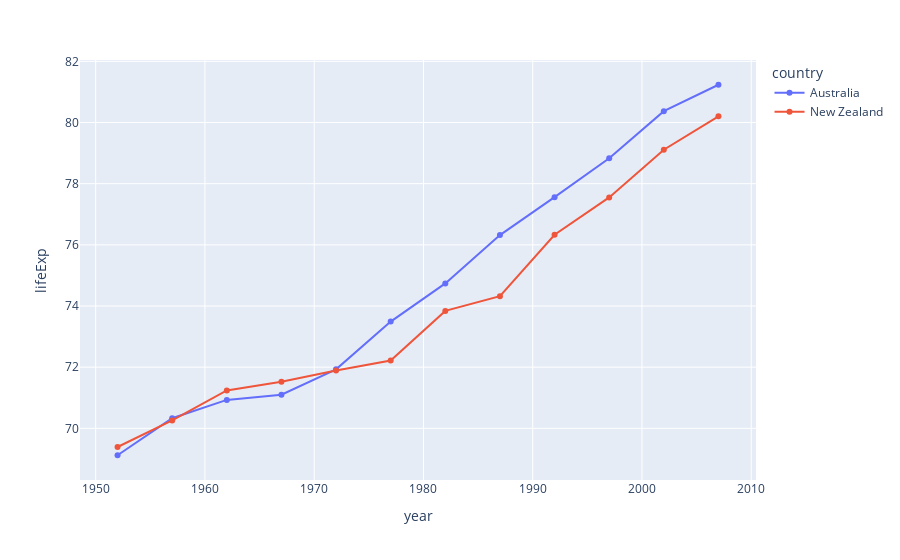
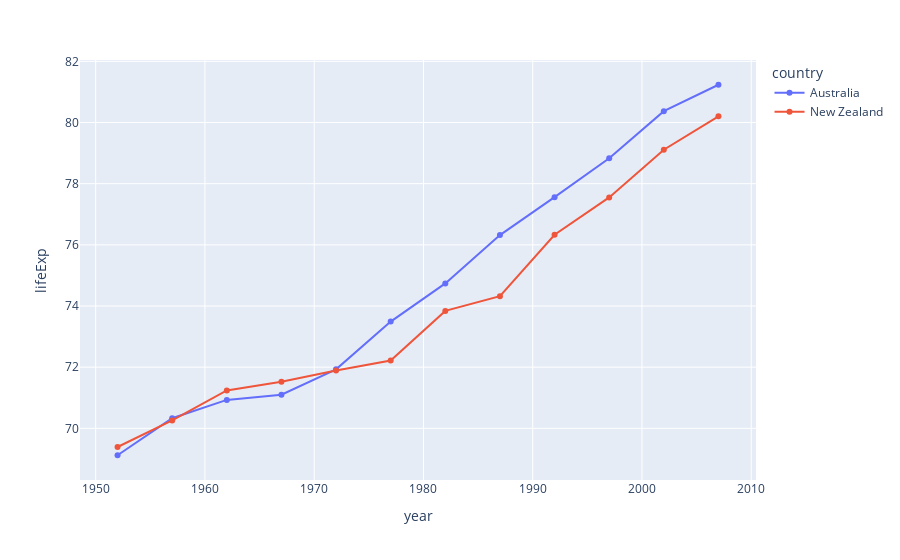
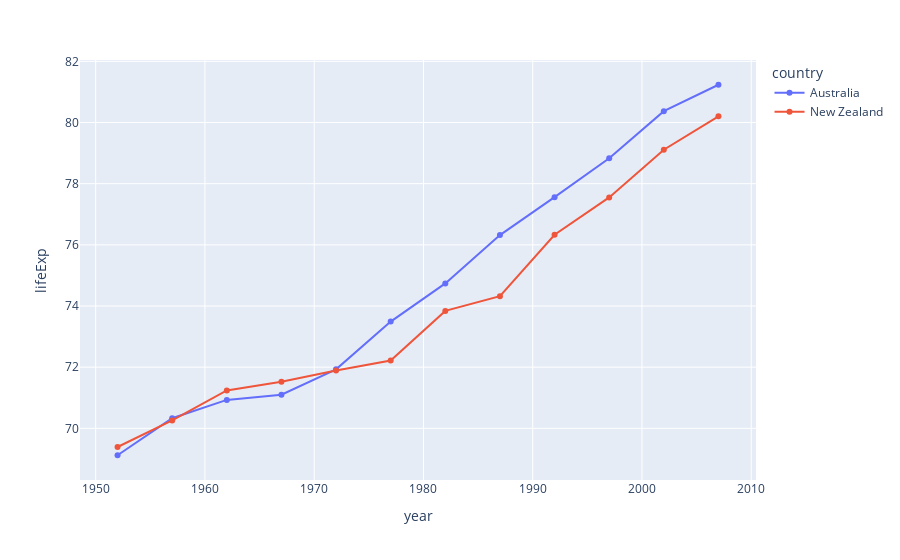

Notebook code for these charts, in order:
### Markdown cell above
## 01. Hover 설정 하기

사용자가 마우스 커서를 포인트 위로 이동했을때 설정한 정보가 나타나는 Hover 레이블

&nbsp;&nbsp;&nbsp;&nbsp;&nbsp;&nbsp;&nbsp;&nbsp;<img src = "https://wikidocs.net/images/page/186279/hover_6.png" width = "800" height = "400">

- Hover Label 종류 및 사용방법
    - Closest 방법(커서 바로 옆에 생성하기)
    - X or Y 위치(커서와 동일 축의 위치의 그래프정보 생성하기) `fig.update_layout(hovermode="x" or "y")`
    - Unified 모드 (커서와 동일 축의 위치의 그래프정보 생성하기) `fig.update_layout(hovermode="x unified" or "y unified")`
- Hover 스타일 편집하기

- Hover 텍스트 내용 편집하기
    
- 커서 따라 수평선/수직선 생성

### Code cell
''' Hover Label 종류 3 가지 사용 방법

Closest 방법 - 커서 바료 옆에 생성 ; 기본 설정 값 (따로 설정을 변경 x)
X or Y 위치 - 커서와 동일 축의 위치의 그래프정보 생성 `fig.update_layout(hovermode="x" or "y")`
Unified 모드 - 커서와 동일 축의 위치의 그래프정보 생성 `fig.update_layout(hovermode="x unified" or "y unified")`

'''
df = gapminder.query("continent == 'Oceania'")

#그래프 그리기
fig = px.line(df, x="year", y="lifeExp", color="country")
fig.update_traces(mode="markers+lines")
fig.show()

print('X or Y 위치')
fig.update_layout(hovermode="x")
fig.show()
display(Image.open(BytesIO(requests.get('https://wikidocs.net/images/page/186279/hover_2.png').content)).resize((1400,400)))


print(' Unified ; 커서와 동일 축의 위치의 그래프 정보 생성')
fig.update_layout(hovermode="x unified")
fig.show()
display(Image.open(BytesIO(requests.get('https://wikidocs.net/images/page/186279/hover_3.png').content)).resize((1400,400)))

### Figure 1 — Plotly figure (JSON) as saved in the notebook; plotly's stock layout.template omitted (floating-point values rounded to 4 significant figures)
{"data": [{"hovertemplate": "country=Australia<br>year=%{x}<br>lifeExp=%{y}<extra></extra>", "legendgroup": "Australia", "line": {"color": "#636efa", "dash": "solid"}, "marker": {"symbol": "circle"}, "mode": "markers+lines", "name": "Australia", "orientation": "v", "showlegend": true, "type": "scatter", "x": [1952, 1957, 1962, 1967, 1972, 1977, 1982, 1987, 1992, 1997, 2002, 2007], "xaxis": "x", "y": [69.12, 70.33, 70.93, 71.1, 71.93, 73.49, 74.74, 76.32, 77.56, 78.83, 80.37, 81.23], "yaxis": "y"}, {"hovertemplate": "country=New Zealand<br>year=%{x}<br>lifeExp=%{y}<extra></extra>", "legendgroup": "New Zealand", "line": {"color": "#EF553B", "dash": "solid"}, "marker": {"symbol": "circle"}, "mode": "markers+lines", "name": "New Zealand", "orientation": "v", "showlegend": true, "type": "scatter", "x": [1952, 1957, 1962, 1967, 1972, 1977, 1982, 1987, 1992, 1997, 2002, 2007], "xaxis": "x", "y": [69.39, 70.26, 71.24, 71.52, 71.89, 72.22, 73.84, 74.32, 76.33, 77.55, 79.11, 80.2], "yaxis": "y"}], "layout": {"legend": {"title": {"text": "country"}, "tracegroupgap": 0}, "margin": {"t": 60}, "xaxis": {"anchor": "y", "domain": [0, 1], "title": {"text": "year"}}, "yaxis": {"anchor": "x", "domain": [0, 1], "title": {"text": "lifeExp"}}}}

### Figure 2 — Plotly figure (JSON) as saved in the notebook; plotly's stock layout.template omitted (floating-point values rounded to 4 significant figures)
{"data": [{"hovertemplate": "country=Australia<br>year=%{x}<br>lifeExp=%{y}<extra></extra>", "legendgroup": "Australia", "line": {"color": "#636efa", "dash": "solid"}, "marker": {"symbol": "circle"}, "mode": "markers+lines", "name": "Australia", "orientation": "v", "showlegend": true, "type": "scatter", "x": [1952, 1957, 1962, 1967, 1972, 1977, 1982, 1987, 1992, 1997, 2002, 2007], "xaxis": "x", "y": [69.12, 70.33, 70.93, 71.1, 71.93, 73.49, 74.74, 76.32, 77.56, 78.83, 80.37, 81.23], "yaxis": "y"}, {"hovertemplate": "country=New Zealand<br>year=%{x}<br>lifeExp=%{y}<extra></extra>", "legendgroup": "New Zealand", "line": {"color": "#EF553B", "dash": "solid"}, "marker": {"symbol": "circle"}, "mode": "markers+lines", "name": "New Zealand", "orientation": "v", "showlegend": true, "type": "scatter", "x": [1952, 1957, 1962, 1967, 1972, 1977, 1982, 1987, 1992, 1997, 2002, 2007], "xaxis": "x", "y": [69.39, 70.26, 71.24, 71.52, 71.89, 72.22, 73.84, 74.32, 76.33, 77.55, 79.11, 80.2], "yaxis": "y"}], "layout": {"hovermode": "x", "legend": {"title": {"text": "country"}, "tracegroupgap": 0}, "margin": {"t": 60}, "xaxis": {"anchor": "y", "domain": [0, 1], "title": {"text": "year"}}, "yaxis": {"anchor": "x", "domain": [0, 1], "title": {"text": "lifeExp"}}}}

### Figure 3 — Plotly figure (JSON) as saved in the notebook; plotly's stock layout.template omitted (floating-point values rounded to 4 significant figures)
{"data": [{"hovertemplate": "country=Australia<br>year=%{x}<br>lifeExp=%{y}<extra></extra>", "legendgroup": "Australia", "line": {"color": "#636efa", "dash": "solid"}, "marker": {"symbol": "circle"}, "mode": "markers+lines", "name": "Australia", "orientation": "v", "showlegend": true, "type": "scatter", "x": [1952, 1957, 1962, 1967, 1972, 1977, 1982, 1987, 1992, 1997, 2002, 2007], "xaxis": "x", "y": [69.12, 70.33, 70.93, 71.1, 71.93, 73.49, 74.74, 76.32, 77.56, 78.83, 80.37, 81.23], "yaxis": "y"}, {"hovertemplate": "country=New Zealand<br>year=%{x}<br>lifeExp=%{y}<extra></extra>", "legendgroup": "New Zealand", "line": {"color": "#EF553B", "dash": "solid"}, "marker": {"symbol": "circle"}, "mode": "markers+lines", "name": "New Zealand", "orientation": "v", "showlegend": true, "type": "scatter", "x": [1952, 1957, 1962, 1967, 1972, 1977, 1982, 1987, 1992, 1997, 2002, 2007], "xaxis": "x", "y": [69.39, 70.26, 71.24, 71.52, 71.89, 72.22, 73.84, 74.32, 76.33, 77.55, 79.11, 80.2], "yaxis": "y"}], "layout": {"hovermode": "x unified", "legend": {"title": {"text": "country"}, "tracegroupgap": 0}, "margin": {"t": 60}, "xaxis": {"anchor": "y", "domain": [0, 1], "title": {"text": "year"}}, "yaxis": {"anchor": "x", "domain": [0, 1], "title": {"text": "lifeExp"}}}}
